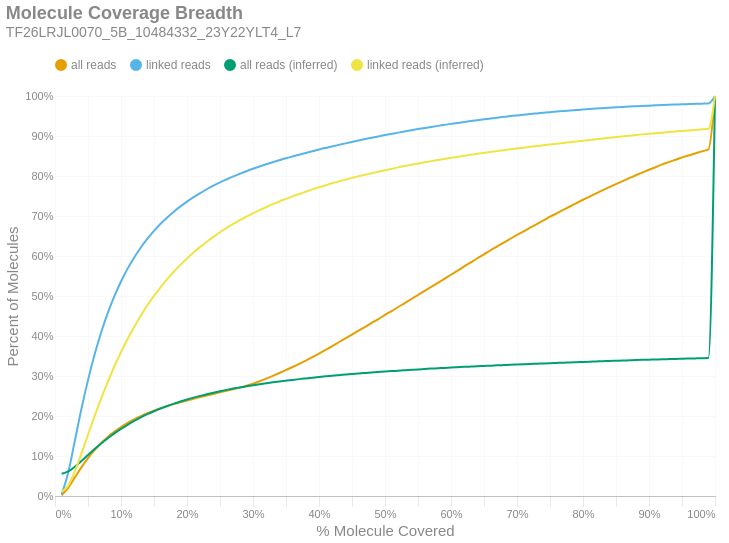

Notebook cell for this chart:
### Markdown cell above
### Molecule Read Coverage
This chart shows molecule coverage breadth as computed by the number of bases aligned to that molecule. In other words, "*how much of each unique long molecule is actually sequenced/aligned?*" Keep in mind there is a distinction between sequences and alignments, since some sequences belonging to a particular molecule may not align well and wouldn't appear in the alignment data. This chart also shows molecule coverage breadth as computed by the *inferred fragment* from which the aligned sequences originate. Unlike read coverage, this calculation takes into account the total insert size, including unsequenced gaps between the forward and reverse reads. Like the previous figures, these are cumulative percents.

### Code cell
if SKIPLR:
    print_html(f"Skipped")
else:
    binned_df = consolidated_hist(valids['coverage_bp'], mask, 0.01, True)
    binned_df_inf = consolidated_hist(valids['coverage_inserts'], mask, 0.01, True)
    binned_df = binned_df.with_columns(pl.lit(binned_df_inf['all reads (cumsum)']).alias('all reads (inferred)'))
    binned_df = binned_df.with_columns(pl.lit(binned_df_inf['linked reads (cumsum)']).alias('linked reads (inferred)'))
    binned_df = binned_df.with_columns(
        (pl.col('bin').cast(pl.Float64) + 0.01).alias('right_edge')
    )

    with SafeRender(binned_df):
        (
            density_plot(binned_df, 'Molecule Coverage Breadth', samplename, 'molcov', ['all reads (inferred)','linked reads (inferred)'])
            .encode(
                #x=alt.X('bin:Q', title="% Molecule Covered").axis(format = '%').scale(padding=0),
                x=alt.X('right_edge:Q', title="% Molecule Covered").axis(format='%').scale(padding=0),
                y=alt.Y('value:Q', title='Percent of Molecules')
                    .axis(format='%')
                    .stack(False)
                    .scale(domainMin=0, padding=0),
                color=alt.Color("key:N").scale(domain = ["all reads", "linked reads", "all reads (inferred)", "linked reads (inferred)"]),
                tooltip = [
                    alt.Tooltip("key:N", title = "Data Type"),
                    alt.Tooltip("range_label:N", title="% Molecule Covered"),
                    alt.Tooltip("value:Q", format = ".2%", title="% Molecules")
                ]
            )
        ).display()

### Figure 1 — Vega-Lite specification as saved in the notebook (floating-point values rounded to 4 significant figures)
{"width": "container", "height": 400, "config": {"title": {"anchor": "start", "dy": -15, "fontSize": 18, "color": "#888888", "subtitleColor": "#888888", "subtitleFontSize": 14}, "arc": {"fill": "#0072B2"}, "axis": {"domainColor": "#888888", "domainWidth": 0.5, "gridWidth": 0.2, "grid": false, "titleFontWeight": 400, "titleFontSize": 15, "labelFontSize": 11, "labelColor": "#888888", "tickColor": "#888888", "tickWidth": 0.2, "titleColor": "#888888"}, "axisBand": {"grid": false}, "axisX": {"grid": true, "tickSize": 10, "domainCap": "round"}, "axisY": {"domain": false, "grid": true, "tickSize": 0, "domainCap": "round"}, "background": "transparent", "header": {"labelFontSize": 15, "labelColor": "#888888", "titleFontSize": 15, "titleFontWeight": 600, "titleColor": "#888888"}, "legend": {"labelFont": "sans-serif", "labelFontSize": 12, "labelColor": "#888888", "symbolSize": 100, "symbolType": "circle", "titleFontSize": 12, "titlePadding": 10, "titleColor": "#888888", "title": null, "orient": "top"}, "range": {"category": ["#E69F00", "#56B4E9", "#009E73", "#F0E442", "#0072B2", "#D55E00", "#CC79A7", "#000000"], "diverging": ["#cfe8f3", "#a2d4ec", "#73bfe2", "#46abdb", "#1696d2", "#12719e"]}, "area": {"fill": "#0072B2", "fillOpacity": 0.7, "line": true, "strokeOpacity": 0.7}, "line": {"color": "#0072B2", "stroke": "#0072B2", "strokeWidth": 2}, "trail": {"color": "#0072B2", "stroke": "#0072B2", "strokeWidth": 0, "size": 1}, "point": {"filled": true, "fillOpacity": 1.0, "size": 95}, "text": {"color": "#888888", "fontSize": 11, "align": "right", "fontWeight": 400, "size": 11}, "bar": {"fill": "#0072B2", "stroke": null}, "view": {"stroke": null, "continuousWidth": 660, "continuousHeight": 400}}, "data": {"name": "data-48408f072668e1bc5ed5cfb0c7bb2456"}, "mark": {"type": "line", "interpolate": "monotone", "point": {"opacity": 0, "size": 275}}, "encoding": {"color": {"field": "key", "scale": {"domain": ["all reads", "linked reads", "all reads (inferred)", "linked reads (inferred)"]}, "type": "nominal"}, "tooltip": [{"field": "key", "title": "Data Type", "type": "nominal"}, {"field": "range_label", "title": "% Molecule Covered", "type": "nominal"}, {"field": "value", "format": ".2%", "title": "% Molecules", "type": "quantitative"}], "x": {"axis": {"format": "%"}, "field": "right_edge", "scale": {"padding": 0}, "title": "% Molecule Covered", "type": "quantitative"}, "y": {"axis": {"format": "%"}, "field": "value", "scale": {"domainMin": 0, "padding": 0}, "stack": false, "title": "Percent of Molecules", "type": "quantitative"}}, "params": [{"name": "param_c36ac31b6afebe62", "select": {"type": "point", "fields": ["key"]}, "bind": "legend"}], "title": {"text": "Molecule Coverage Breadth", "subtitle": "TF26LRJL0070_5B_10484332_23Y22YLT4_L7"}, "transform": [{"fold": ["all reads (cumsum)", "linked reads (cumsum)", "all reads (inferred)", "linked reads (inferred)"]}, {"calculate": "replace(datum.key, ' (cumsum)', '')", "as": "key"}, {"filter": {"param": "param_c36ac31b6afebe62"}}], "usermeta": {"embedOptions": {"downloadFileName": "TF26LRJL0070_5B_10484332_23Y22YLT4_L7.molcov"}}, "$schema": "https://vega.github.io/schema/vega-lite/v6.4.1.json", "datasets": {"data-48408f072668e1bc5ed5cfb0c7bb2456": [{"bin": "0.0", "interval": "0.0-0.01", "all reads": 0.001821, "linked reads": 0.004162, "all reads (cumsum)": 0.001821, "linked reads (cumsum)": 0.004162, "range_label": "0.0-0.01", "all reads (inferred)": 0.0554, "linked reads (inferred)": 0.01016, "right_edge": 0.01}, {"bin": "0.01", "interval": "0.01-0.02", "all reads": 0.01839, "linked reads": 0.0539, "all reads (cumsum)": 0.02021, "linked reads (cumsum)": 0.05806, "range_label": "0.01-0.02", "all reads (inferred)": 0.06134, "linked reads (inferred)": 0.02598, "right_edge": 0.02}, {"bin": "0.02", "interval": "0.02-0.03", "all reads": 0.02598, "linked reads": 0.07959, "all reads (cumsum)": 0.04619, "linked reads (cumsum)": 0.1377, "range_label": "0.02-0.03", "all reads (inferred)": 0.07301, "linked reads (inferred)": 0.06121, "right_edge": 0.03}, {"bin": "0.03", "interval": "0.03-0.04", "all reads": 0.02548, "linked reads": 0.07978, "all reads (cumsum)": 0.07167, "linked reads (cumsum)": 0.2174, "range_label": "0.03-0.04", "all reads (inferred)": 0.08738, "linked reads (inferred)": 0.1057, "right_edge": 0.04}, {"bin": "0.04", "interval": "0.04-0.05", "all reads": 0.02294, "linked reads": 0.07223, "all reads (cumsum)": 0.09461, "linked reads (cumsum)": 0.2897, "range_label": "0.04-0.05", "all reads (inferred)": 0.1025, "linked reads (inferred)": 0.1531, "right_edge": 0.05}, {"bin": "0.05", "interval": "0.05-0.06", "all reads": 0.02017, "linked reads": 0.06382, "all reads (cumsum)": 0.1148, "linked reads (cumsum)": 0.3535, "range_label": "0.05-0.06", "all reads (inferred)": 0.1173, "linked reads (inferred)": 0.1996, "right_edge": 0.06}, {"bin": "0.06", "interval": "0.06-0.07", "all reads": 0.01759, "linked reads": 0.05575, "all reads (cumsum)": 0.1324, "linked reads (cumsum)": 0.4093, "range_label": "0.06-0.07", "all reads (inferred)": 0.1312, "linked reads (inferred)": 0.2439, "right_edge": 0.07}, {"bin": "0.07", "interval": "0.07-0.08", "all reads": 0.01528, "linked reads": 0.04843, "all reads (cumsum)": 0.1477, "linked reads (cumsum)": 0.4577, "range_label": "0.07-0.08", "all reads (inferred)": 0.1444, "linked reads (inferred)": 0.2855, "right_edge": 0.08}, {"bin": "0.08", "interval": "0.08-0.09", "all reads": 0.01321, "linked reads": 0.04184, "all reads (cumsum)": 0.1609, "linked reads (cumsum)": 0.4995, "range_label": "0.08-0.09", "all reads (inferred)": 0.1566, "linked reads (inferred)": 0.3244, "right_edge": 0.09}, {"bin": "0.09", "interval": "0.09-0.1", "all reads": 0.01169, "linked reads": 0.03686, "all reads (cumsum)": 0.1726, "linked reads (cumsum)": 0.5364, "range_label": "0.09-0.1", "all reads (inferred)": 0.1678, "linked reads (inferred)": 0.3598, "right_edge": 0.1}, {"bin": "0.1", "interval": "0.1-0.11", "all reads": 0.01022, "linked reads": 0.03208, "all reads (cumsum)": 0.1828, "linked reads (cumsum)": 0.5685, "range_label": "0.1-0.11", "all reads (inferred)": 0.1781, "linked reads (inferred)": 0.3926, "right_edge": 0.11}, {"bin": "0.11", "interval": "0.11-0.12", "all reads": 0.008943, "linked reads": 0.02792, "all reads (cumsum)": 0.1917, "linked reads (cumsum)": 0.5964, "range_label": "0.11-0.12", "all reads (inferred)": 0.1875, "linked reads (inferred)": 0.4227, "right_edge": 0.12}, {"bin": "0.12", "interval": "0.12-0.13", "all reads": 0.007983, "linked reads": 0.02479, "all reads (cumsum)": 0.1997, "linked reads (cumsum)": 0.6212, "range_label": "0.12-0.13", "all reads (inferred)": 0.1963, "linked reads (inferred)": 0.4508, "right_edge": 0.13}, {"bin": "0.13", "interval": "0.13-0.14", "all reads": 0.007152, "linked reads": 0.02198, "all reads (cumsum)": 0.2069, "linked reads (cumsum)": 0.6431, "range_label": "0.13-0.14", "all reads (inferred)": 0.2045, "linked reads (inferred)": 0.4767, "right_edge": 0.14}, {"bin": "0.14", "interval": "0.14-0.15", "all reads": 0.006524, "linked reads": 0.01974, "all reads (cumsum)": 0.2134, "linked reads (cumsum)": 0.6629, "range_label": "0.14-0.15", "all reads (inferred)": 0.212, "linked reads (inferred)": 0.5004, "right_edge": 0.15}, {"bin": "0.15", "interval": "0.15-0.16", "all reads": 0.005913, "linked reads": 0.01768, "all reads (cumsum)": 0.2193, "linked reads (cumsum)": 0.6806, "range_label": "0.15-0.16", "all reads (inferred)": 0.2187, "linked reads (inferred)": 0.5219, "right_edge": 0.16}, {"bin": "0.16", "interval": "0.16-0.17", "all reads": 0.005415, "linked reads": 0.01583, "all reads (cumsum)": 0.2247, "linked reads (cumsum)": 0.6964, "range_label": "0.16-0.17", "all reads (inferred)": 0.225, "linked reads (inferred)": 0.5419, "right_edge": 0.17}, {"bin": "0.17", "interval": "0.17-0.18", "all reads": 0.005073, "linked reads": 0.01449, "all reads (cumsum)": 0.2298, "linked reads (cumsum)": 0.7109, "range_label": "0.17-0.18", "all reads (inferred)": 0.2308, "linked reads (inferred)": 0.5606, "right_edge": 0.18}, {"bin": "0.18", "interval": "0.18-0.19", "all reads": 0.004721, "linked reads": 0.01308, "all reads (cumsum)": 0.2345, "linked reads (cumsum)": 0.724, "range_label": "0.18-0.19", "all reads (inferred)": 0.2362, "linked reads (inferred)": 0.5778, "right_edge": 0.19}, {"bin": "0.19", "interval": "0.19-0.2", "all reads": 0.004439, "linked reads": 0.01211, "all reads (cumsum)": 0.2389, "linked reads (cumsum)": 0.7361, "range_label": "0.19-0.2", "all reads (inferred)": 0.2413, "linked reads (inferred)": 0.5938, "right_edge": 0.2}, {"bin": "0.2", "interval": "0.2-0.21", "all reads": 0.004162, "linked reads": 0.01098, "all reads (cumsum)": 0.2431, "linked reads (cumsum)": 0.747, "range_label": "0.2-0.21", "all reads (inferred)": 0.246, "linked reads (inferred)": 0.6087, "right_edge": 0.21}, {"bin": "0.21", "interval": "0.21-0.22", "all reads": 0.004045, "linked reads": 0.01027, "all reads (cumsum)": 0.2471, "linked reads (cumsum)": 0.7573, "range_label": "0.21-0.22", "all reads (inferred)": 0.2504, "linked reads (inferred)": 0.6228, "right_edge": 0.22}, {"bin": "0.22", "interval": "0.22-0.23", "all reads": 0.003978, "linked reads": 0.009554, "all reads (cumsum)": 0.2511, "linked reads (cumsum)": 0.7669, "range_label": "0.22-0.23", "all reads (inferred)": 0.2544, "linked reads (inferred)": 0.6357, "right_edge": 0.23}, {"bin": "0.23", "interval": "0.23-0.24", "all reads": 0.003984, "linked reads": 0.008899, "all reads (cumsum)": 0.2551, "linked reads (cumsum)": 0.7758, "range_label": "0.23-0.24", "all reads (inferred)": 0.2583, "linked reads (inferred)": 0.6479, "right_edge": 0.24}, {"bin": "0.24", "interval": "0.24-0.25", "all reads": 0.003923, "linked reads": 0.00829, "all reads (cumsum)": 0.259, "linked reads (cumsum)": 0.7841, "range_label": "0.24-0.25", "all reads (inferred)": 0.2619, "linked reads (inferred)": 0.6593, "right_edge": 0.25}, {"bin": "0.25", "interval": "0.25-0.26", "all reads": 0.003798, "linked reads": 0.007562, "all reads (cumsum)": 0.2628, "linked reads (cumsum)": 0.7916, "range_label": "0.25-0.26", "all reads (inferred)": 0.2653, "linked reads (inferred)": 0.6702, "right_edge": 0.26}, {"bin": "0.26", "interval": "0.26-0.27", "all reads": 0.003943, "linked reads": 0.00726, "all reads (cumsum)": 0.2668, "linked reads (cumsum)": 0.7989, "range_label": "0.26-0.27", "all reads (inferred)": 0.2685, "linked reads (inferred)": 0.6803, "right_edge": 0.27}, {"bin": "0.27", "interval": "0.27-0.28", "all reads": 0.004216, "linked reads": 0.00663, "all reads (cumsum)": 0.271, "linked reads (cumsum)": 0.8055, "range_label": "0.27-0.28", "all reads (inferred)": 0.2715, "linked reads (inferred)": 0.6896, "right_edge": 0.28}, {"bin": "0.28", "interval": "0.28-0.29", "all reads": 0.004671, "linked reads": 0.006456, "all reads (cumsum)": 0.2757, "linked reads (cumsum)": 0.812, "range_label": "0.28-0.29", "all reads (inferred)": 0.2742, "linked reads (inferred)": 0.6983, "right_edge": 0.29}, {"bin": "0.29", "interval": "0.29-0.3", "all reads": 0.005271, "linked reads": 0.006067, "all reads (cumsum)": 0.2809, "linked reads (cumsum)": 0.818, "range_label": "0.29-0.3", "all reads (inferred)": 0.2769, "linked reads (inferred)": 0.7067, "right_edge": 0.3}, {"bin": "0.3", "interval": "0.3-0.31", "all reads": 0.005877, "linked reads": 0.005819, "all reads (cumsum)": 0.2868, "linked reads (cumsum)": 0.8239, "range_label": "0.3-0.31", "all reads (inferred)": 0.2794, "linked reads (inferred)": 0.7147, "right_edge": 0.31}, {"bin": "0.31", "interval": "0.31-0.32", "all reads": 0.006547, "linked reads": 0.005438, "all reads (cumsum)": 0.2934, "linked reads (cumsum)": 0.8293, "range_label": "0.31-0.32", "all reads (inferred)": 0.2818, "linked reads (inferred)": 0.7222, "right_edge": 0.32}, {"bin": "0.32", "interval": "0.32-0.33", "all reads": 0.006972, "linked reads": 0.005208, "all reads (cumsum)": 0.3003, "linked reads (cumsum)": 0.8345, "range_label": "0.32-0.33", "all reads (inferred)": 0.2841, "linked reads (inferred)": 0.7295, "right_edge": 0.33}, {"bin": "0.33", "interval": "0.33-0.34", "all reads": 0.007152, "linked reads": 0.005009, "all reads (cumsum)": 0.3075, "linked reads (cumsum)": 0.8395, "range_label": "0.33-0.34", "all reads (inferred)": 0.2863, "linked reads (inferred)": 0.7364, "right_edge": 0.34}, {"bin": "0.34", "interval": "0.34-0.35", "all reads": 0.007479, "linked reads": 0.004918, "all reads (cumsum)": 0.315, "linked reads (cumsum)": 0.8444, "range_label": "0.34-0.35", "all reads (inferred)": 0.2883, "linked reads (inferred)": 0.7427, "right_edge": 0.35}, {"bin": "0.35", "interval": "0.35-0.36", "all reads": 0.007615, "linked reads": 0.004534, "all reads (cumsum)": 0.3226, "linked reads (cumsum)": 0.849, "range_label": "0.35-0.36", "all reads (inferred)": 0.2903, "linked reads (inferred)": 0.749, "right_edge": 0.36}, {"bin": "0.36", "interval": "0.36-0.37", "all reads": 0.007886, "linked reads": 0.004378, "all reads (cumsum)": 0.3305, "linked reads (cumsum)": 0.8533, "range_label": "0.36-0.37", "all reads (inferred)": 0.2922, "linked reads (inferred)": 0.7549, "right_edge": 0.37}, {"bin": "0.37", "interval": "0.37-0.38", "all reads": 0.008238, "linked reads": 0.004336, "all reads (cumsum)": 0.3387, "linked reads (cumsum)": 0.8577, "range_label": "0.37-0.38", "all reads (inferred)": 0.294, "linked reads (inferred)": 0.7607, "right_edge": 0.38}, {"bin": "0.38", "interval": "0.38-0.39", "all reads": 0.008511, "linked reads": 0.004181, "all reads (cumsum)": 0.3472, "linked reads (cumsum)": 0.8619, "range_label": "0.38-0.39", "all reads (inferred)": 0.2958, "linked reads (inferred)": 0.7664, "right_edge": 0.39}, {"bin": "0.39", "interval": "0.39-0.4", "all reads": 0.008914, "linked reads": 0.004322, "all reads (cumsum)": 0.3561, "linked reads (cumsum)": 0.8662, "range_label": "0.39-0.4", "all reads (inferred)": 0.2975, "linked reads (inferred)": 0.7717, "right_edge": 0.4}, {"bin": "0.4", "interval": "0.4-0.41", "all reads": 0.009156, "linked reads": 0.003996, "all reads (cumsum)": 0.3653, "linked reads (cumsum)": 0.8702, "range_label": "0.4-0.41", "all reads (inferred)": 0.2991, "linked reads (inferred)": 0.7768, "right_edge": 0.41}, {"bin": "0.41", "interval": "0.41-0.42", "all reads": 0.009445, "linked reads": 0.003864, "all reads (cumsum)": 0.3747, "linked reads (cumsum)": 0.874, "range_label": "0.41-0.42", "all reads (inferred)": 0.3007, "linked reads (inferred)": 0.7817, "right_edge": 0.42}, {"bin": "0.42", "interval": "0.42-0.43", "all reads": 0.00965, "linked reads": 0.003807, "all reads (cumsum)": 0.3844, "linked reads (cumsum)": 0.8778, "range_label": "0.42-0.43", "all reads (inferred)": 0.3021, "linked reads (inferred)": 0.7863, "right_edge": 0.43}, {"bin": "0.43", "interval": "0.43-0.44", "all reads": 0.009579, "linked reads": 0.003662, "all reads (cumsum)": 0.394, "linked reads (cumsum)": 0.8815, "range_label": "0.43-0.44", "all reads (inferred)": 0.3036, "linked reads (inferred)": 0.7909, "right_edge": 0.44}, {"bin": "0.44", "interval": "0.44-0.45", "all reads": 0.009626, "linked reads": 0.003739, "all reads (cumsum)": 0.4036, "linked reads (cumsum)": 0.8852, "range_label": "0.44-0.45", "all reads (inferred)": 0.305, "linked reads (inferred)": 0.7953, "right_edge": 0.45}, {"bin": "0.45", "interval": "0.45-0.46", "all reads": 0.009717, "linked reads": 0.003545, "all reads (cumsum)": 0.4133, "linked reads (cumsum)": 0.8888, "range_label": "0.45-0.46", "all reads (inferred)": 0.3063, "linked reads (inferred)": 0.7994, "right_edge": 0.46}, {"bin": "0.46", "interval": "0.46-0.47", "all reads": 0.009664, "linked reads": 0.003502, "all reads (cumsum)": 0.423, "linked reads (cumsum)": 0.8923, "range_label": "0.46-0.47", "all reads (inferred)": 0.3075, "linked reads (inferred)": 0.8032, "right_edge": 0.47}, {"bin": "0.47", "interval": "0.47-0.48", "all reads": 0.009757, "linked reads": 0.003399, "all reads (cumsum)": 0.4327, "linked reads (cumsum)": 0.8957, "range_label": "0.47-0.48", "all reads (inferred)": 0.3088, "linked reads (inferred)": 0.807, "right_edge": 0.48}, {"bin": "0.48", "interval": "0.48-0.49", "all reads": 0.009553, "linked reads": 0.003306, "all reads (cumsum)": 0.4423, "linked reads (cumsum)": 0.899, "range_label": "0.48-0.49", "all reads (inferred)": 0.31, "linked reads (inferred)": 0.8108, "right_edge": 0.49}, {"bin": "0.49", "interval": "0.49-0.5", "all reads": 0.01066, "linked reads": 0.00329, "all reads (cumsum)": 0.4529, "linked reads (cumsum)": 0.9023, "range_label": "0.49-0.5", "all reads (inferred)": 0.3112, "linked reads (inferred)": 0.8145, "right_edge": 0.5}, {"bin": "0.5", "interval": "0.5-0.51", "all reads": 0.009265, "linked reads": 0.003088, "all reads (cumsum)": 0.4622, "linked reads (cumsum)": 0.9054, "range_label": "0.5-0.51", "all reads (inferred)": 0.3122, "linked reads (inferred)": 0.8179, "right_edge": 0.51}, {"bin": "0.51", "interval": "0.51-0.52", "all reads": 0.01032, "linked reads": 0.003091, "all reads (cumsum)": 0.4725, "linked reads (cumsum)": 0.9085, "range_label": "0.51-0.52", "all reads (inferred)": 0.3134, "linked reads (inferred)": 0.8216, "right_edge": 0.52}, {"bin": "0.52", "interval": "0.52-0.53", "all reads": 0.009902, "linked reads": 0.002997, "all reads (cumsum)": 0.4824, "linked reads (cumsum)": 0.9115, "range_label": "0.52-0.53", "all reads (inferred)": 0.3145, "linked reads (inferred)": 0.8249, "right_edge": 0.53}, {"bin": "0.53", "interval": "0.53-0.54", "all reads": 0.01008, "linked reads": 0.002953, "all reads (cumsum)": 0.4925, "linked reads (cumsum)": 0.9144, "range_label": "0.53-0.54", "all reads (inferred)": 0.3155, "linked reads (inferred)": 0.828, "right_edge": 0.54}, {"bin": "0.54", "interval": "0.54-0.55", "all reads": 0.00997, "linked reads": 0.002849, "all reads (cumsum)": 0.5025, "linked reads (cumsum)": 0.9173, "range_label": "0.54-0.55", "all reads (inferred)": 0.3165, "linked reads (inferred)": 0.8313, "right_edge": 0.55}, {"bin": "0.55", "interval": "0.55-0.56", "all reads": 0.01017, "linked reads": 0.002722, "all reads (cumsum)": 0.5126, "linked reads (cumsum)": 0.92, "range_label": "0.55-0.56", "all reads (inferred)": 0.3175, "linked reads (inferred)": 0.8342, "right_edge": 0.56}, {"bin": "0.56", "interval": "0.56-0.57", "all reads": 0.01008, "linked reads": 0.002689, "all reads (cumsum)": 0.5227, "linked reads (cumsum)": 0.9227, "range_label": "0.56-0.57", "all reads (inferred)": 0.3185, "linked reads (inferred)": 0.8372, "right_edge": 0.57}, {"bin": "0.57", "interval": "0.57-0.58", "all reads": 0.009842, "linked reads": 0.002615, "all reads (cumsum)": 0.5326, "linked reads (cumsum)": 0.9253, "range_label": "0.57-0.58", "all reads (inferred)": 0.3193, "linked reads (inferred)": 0.8399, "right_edge": 0.58}, {"bin": "0.58", "interval": "0.58-0.59", "all reads": 0.01008, "linked reads": 0.002521, "all reads (cumsum)": 0.5426, "linked reads (cumsum)": 0.9278, "range_label": "0.58-0.59", "all reads (inferred)": 0.3202, "linked reads (inferred)": 0.8427, "right_edge": 0.59}, {"bin": "0.59", "interval": "0.59-0.6", "all reads": 0.01051, "linked reads": 0.0025, "all reads (cumsum)": 0.5531, "linked reads (cumsum)": 0.9303, "range_label": "0.59-0.6", "all reads (inferred)": 0.3211, "linked reads (inferred)": 0.8454, "right_edge": 0.6}, {"bin": "0.6", "interval": "0.6-0.61", "all reads": 0.01024, "linked reads": 0.002458, "all reads (cumsum)": 0.5634, "linked reads (cumsum)": 0.9328, "range_label": "0.6-0.61", "all reads (inferred)": 0.322, "linked reads (inferred)": 0.848, "right_edge": 0.61}, {"bin": "0.61", "interval": "0.61-0.62", "all reads": 0.0106, "linked reads": 0.002344, "all reads (cumsum)": 0.574, "linked reads (cumsum)": 0.9351, "range_label": "0.61-0.62", "all reads (inferred)": 0.3228, "linked reads (inferred)": 0.8506, "right_edge": 0.62}, {"bin": "0.62", "interval": "0.62-0.63", "all reads": 0.01019, "linked reads": 0.002241, "all reads (cumsum)": 0.5842, "linked reads (cumsum)": 0.9374, "range_label": "0.62-0.63", "all reads (inferred)": 0.3236, "linked reads (inferred)": 0.853, "right_edge": 0.63}, {"bin": "0.63", "interval": "0.63-0.64", "all reads": 0.01017, "linked reads": 0.002222, "all reads (cumsum)": 0.5943, "linked reads (cumsum)": 0.9396, "range_label": "0.63-0.64", "all reads (inferred)": 0.3244, "linked reads (inferred)": 0.8554, "right_edge": 0.64}, {"bin": "0.64", "interval": "0.64-0.65", "all reads": 0.009792, "linked reads": 0.002057, "all reads (cumsum)": 0.6041, "linked reads (cumsum)": 0.9416, "range_label": "0.64-0.65", "all reads (inferred)": 0.3251, "linked reads (inferred)": 0.8577, "right_edge": 0.65}, {"bin": "0.65", "interval": "0.65-0.66", "all reads": 0.01021, "linked reads": 0.002169, "all reads (cumsum)": 0.6143, "linked reads (cumsum)": 0.9438, "range_label": "0.65-0.66", "all reads (inferred)": 0.3259, "linked reads (inferred)": 0.86, "right_edge": 0.66}, {"bin": "0.66", "interval": "0.66-0.67", "all reads": 0.009593, "linked reads": 0.002077, "all reads (cumsum)": 0.6239, "linked reads (cumsum)": 0.9459, "range_label": "0.66-0.67", "all reads (inferred)": 0.3266, "linked reads (inferred)": 0.8622, "right_edge": 0.67}, {"bin": "0.67", "interval": "0.67-0.68", "all reads": 0.009753, "linked reads": 0.001933, "all reads (cumsum)": 0.6337, "linked reads (cumsum)": 0.9478, "range_label": "0.67-0.68", "all reads (inferred)": 0.3274, "linked reads (inferred)": 0.8645, "right_edge": 0.68}, {"bin": "0.68", "interval": "0.68-0.69", "all reads": 0.009443, "linked reads": 0.001924, "all reads (cumsum)": 0.6431, "linked reads (cumsum)": 0.9497, "range_label": "0.68-0.69", "all reads (inferred)": 0.3281, "linked reads (inferred)": 0.8668, "right_edge": 0.69}, {"bin": "0.69", "interval": "0.69-0.7", "all reads": 0.009401, "linked reads": 0.001809, "all reads (cumsum)": 0.6525, "linked reads (cumsum)": 0.9515, "range_label": "0.69-0.7", "all reads (inferred)": 0.3288, "linked reads (inferred)": 0.8688, "right_edge": 0.7}, {"bin": "0.7", "interval": "0.7-0.71", "all reads": 0.009157, "linked reads": 0.001772, "all reads (cumsum)": 0.6617, "linked reads (cumsum)": 0.9533, "range_label": "0.7-0.71", "all reads (inferred)": 0.3295, "linked reads (inferred)": 0.8709, "right_edge": 0.71}, {"bin": "0.71", "interval": "0.71-0.72", "all reads": 0.009071, "linked reads": 0.001694, "all reads (cumsum)": 0.6708, "linked reads (cumsum)": 0.955, "range_label": "0.71-0.72", "all reads (inferred)": 0.3302, "linked reads (inferred)": 0.8729, "right_edge": 0.72}, {"bin": "0.72", "interval": "0.72-0.73", "all reads": 0.009159, "linked reads": 0.001534, "all reads (cumsum)": 0.6799, "linked reads (cumsum)": 0.9565, "range_label": "0.72-0.73", "all reads (inferred)": 0.3308, "linked reads (inferred)": 0.8748, "right_edge": 0.73}, {"bin": "0.73", "interval": "0.73-0.74", "all reads": 0.008967, "linked reads": 0.001523, "all reads (cumsum)": 0.6889, "linked reads (cumsum)": 0.9581, "range_label": "0.73-0.74", "all reads (inferred)": 0.3315, "linked reads (inferred)": 0.8769, "right_edge": 0.74}, {"bin": "0.74", "interval": "0.74-0.75", "all reads": 0.009256, "linked reads": 0.001536, "all reads (cumsum)": 0.6981, "linked reads (cumsum)": 0.9596, "range_label": "0.74-0.75", "all reads (inferred)": 0.3321, "linked reads (inferred)": 0.8789, "right_edge": 0.75}, {"bin": "0.75", "interval": "0.75-0.76", "all reads": 0.008516, "linked reads": 0.001354, "all reads (cumsum)": 0.7067, "linked reads (cumsum)": 0.961, "range_label": "0.75-0.76", "all reads (inferred)": 0.3328, "linked reads (inferred)": 0.8808, "right_edge": 0.76}, {"bin": "0.76", "interval": "0.76-0.77", "all reads": 0.008538, "linked reads": 0.001447, "all reads (cumsum)": 0.7152, "linked reads (cumsum)": 0.9624, "range_label": "0.76-0.77", "all reads (inferred)": 0.3334, "linked reads (inferred)": 0.8826, "right_edge": 0.77}, {"bin": "0.77", "interval": "0.77-0.78", "all reads": 0.008535, "linked reads": 0.001293, "all reads (cumsum)": 0.7237, "linked reads (cumsum)": 0.9637, "range_label": "0.77-0.78", "all reads (inferred)": 0.334, "linked reads (inferred)": 0.8845, "right_edge": 0.78}, {"bin": "0.78", "interval": "0.78-0.79", "all reads": 0.008302, "linked reads": 0.001263, "all reads (cumsum)": 0.732, "linked reads (cumsum)": 0.965, "range_label": "0.78-0.79", "all reads (inferred)": 0.3346, "linked reads (inferred)": 0.8864, "right_edge": 0.79}, {"bin": "0.79", "interval": "0.79-0.8", "all reads": 0.008599, "linked reads": 0.001236, "all reads (cumsum)": 0.7406, "linked reads (cumsum)": 0.9662, "range_label": "0.79-0.8", "all reads (inferred)": 0.3352, "linked reads (inferred)": 0.8883, "right_edge": 0.8}, {"bin": "0.8", "interval": "0.8-0.81", "all reads": 0.007915, "linked reads": 0.00112, "all reads (cumsum)": 0.7486, "linked reads (cumsum)": 0.9673, "range_label": "0.8-0.81", "all reads (inferred)": 0.3358, "linked reads (inferred)": 0.8901, "right_edge": 0.81}, {"bin": "0.81", "interval": "0.81-0.82", "all reads": 0.007946, "linked reads": 0.001205, "all reads (cumsum)": 0.7565, "linked reads (cumsum)": 0.9685, "range_label": "0.81-0.82", "all reads (inferred)": 0.3364, "linked reads (inferred)": 0.8919, "right_edge": 0.82}, {"bin": "0.82", "interval": "0.82-0.83", "all reads": 0.008013, "linked reads": 0.001061, "all reads (cumsum)": 0.7645, "linked reads (cumsum)": 0.9696, "range_label": "0.82-0.83", "all reads (inferred)": 0.337, "linked reads (inferred)": 0.8937, "right_edge": 0.83}, {"bin": "0.83", "interval": "0.83-0.84", "all reads": 0.007771, "linked reads": 0.001053, "all reads (cumsum)": 0.7723, "linked reads (cumsum)": 0.9706, "range_label": "0.83-0.84", "all reads (inferred)": 0.3376, "linked reads (inferred)": 0.8956, "right_edge": 0.84}, {"bin": "0.84", "interval": "0.84-0.85", "all reads": 0.007543, "linked reads": 0.001025, "all reads (cumsum)": 0.7798, "linked reads (cumsum)": 0.9717, "range_label": "0.84-0.85", "all reads (inferred)": 0.3381, "linked reads (inferred)": 0.8973, "right_edge": 0.85}, {"bin": "0.85", "interval": "0.85-0.86", "all reads": 0.007433, "linked reads": 0.0009907, "all reads (cumsum)": 0.7873, "linked reads (cumsum)": 0.9727, "range_label": "0.85-0.86", "all reads (inferred)": 0.3387, "linked reads (inferred)": 0.8991, "right_edge": 0.86}, {"bin": "0.86", "interval": "0.86-0.87", "all reads": 0.007237, "linked reads": 0.0008873, "all reads (cumsum)": 0.7945, "linked reads (cumsum)": 0.9735, "range_label": "0.86-0.87", "all reads (inferred)": 0.3393, "linked reads (inferred)": 0.9008, "right_edge": 0.87}, {"bin": "0.87", "interval": "0.87-0.88", "all reads": 0.007287, "linked reads": 0.0008238, "all reads (cumsum)": 0.8018, "linked reads (cumsum)": 0.9744, "range_label": "0.87-0.88", "all reads (inferred)": 0.3398, "linked reads (inferred)": 0.9025, "right_edge": 0.88}, {"bin": "0.88", "interval": "0.88-0.89", "all reads": 0.006969, "linked reads": 0.0008003, "all reads (cumsum)": 0.8087, "linked reads (cumsum)": 0.9752, "range_label": "0.88-0.89", "all reads (inferred)": 0.3403, "linked reads (inferred)": 0.9041, "right_edge": 0.89}, {"bin": "0.89", "interval": "0.89-0.9", "all reads": 0.006958, "linked reads": 0.000741, "all reads (cumsum)": 0.8157, "linked reads (cumsum)": 0.9759, "range_label": "0.89-0.9", "all reads (inferred)": 0.3408, "linked reads (inferred)": 0.9055, "right_edge": 0.9}, {"bin": "0.9", "interval": "0.9-0.91", "all reads": 0.006289, "linked reads": 0.0007631, "all reads (cumsum)": 0.822, "linked reads (cumsum)": 0.9767, "range_label": "0.9-0.91", "all reads (inferred)": 0.3413, "linked reads (inferred)": 0.9069, "right_edge": 0.91}, {"bin": "0.91", "interval": "0.91-0.92", "all reads": 0.006997, "linked reads": 0.000752, "all reads (cumsum)": 0.829, "linked reads (cumsum)": 0.9774, "range_label": "0.91-0.92", "all reads (inferred)": 0.3417, "linked reads (inferred)": 0.9084, "right_edge": 0.92}, {"bin": "0.92", "interval": "0.92-0.93", "all reads": 0.005597, "linked reads": 0.0006899, "all reads (cumsum)": 0.8346, "linked reads (cumsum)": 0.9781, "range_label": "0.92-0.93", "all reads (inferred)": 0.3422, "linked reads (inferred)": 0.9098, "right_edge": 0.93}, {"bin": "0.93", "interval": "0.93-0.94", "all reads": 0.005885, "linked reads": 0.0005892, "all reads (cumsum)": 0.8405, "linked reads (cumsum)": 0.9787, "range_label": "0.93-0.94", "all reads (inferred)": 0.3426, "linked reads (inferred)": 0.9112, "right_edge": 0.94}, {"bin": "0.94", "interval": "0.94-0.95", "all reads": 0.005936, "linked reads": 0.0005878, "all reads (cumsum)": 0.8464, "linked reads (cumsum)": 0.9793, "range_label": "0.94-0.95", "all reads (inferred)": 0.3431, "linked reads (inferred)": 0.9125, "right_edge": 0.95}, {"bin": "0.95", "interval": "0.95-0.96", "all reads": 0.00479, "linked reads": 0.0005216, "all reads (cumsum)": 0.8512, "linked reads (cumsum)": 0.9798, "range_label": "0.95-0.96", "all reads (inferred)": 0.3435, "linked reads (inferred)": 0.9139, "right_edge": 0.96}, {"bin": "0.96", "interval": "0.96-0.97", "all reads": 0.005234, "linked reads": 0.0005575, "all reads (cumsum)": 0.8564, "linked reads (cumsum)": 0.9804, "range_label": "0.96-0.97", "all reads (inferred)": 0.344, "linked reads (inferred)": 0.9153, "right_edge": 0.97}, {"bin": "0.97", "interval": "0.97-0.98", "all reads": 0.005107, "linked reads": 0.0004774, "all reads (cumsum)": 0.8615, "linked reads (cumsum)": 0.9808, "range_label": "0.97-0.98", "all reads (inferred)": 0.3445, "linked reads (inferred)": 0.9166, "right_edge": 0.98}, {"bin": "0.98", "interval": "0.98-0.99", "all reads": 0.004819, "linked reads": 0.0004705, "all reads (cumsum)": 0.8664, "linked reads (cumsum)": 0.9813, "range_label": "0.98-0.99", "all reads (inferred)": 0.345, "linked reads (inferred)": 0.918, "right_edge": 0.99}, {"bin": "0.99", "interval": "0.99-1.0", "all reads": 0.1336, "linked reads": 0.01868, "all reads (cumsum)": 1.0, "linked reads (cumsum)": 1.0, "range_label": "0.99-1.0", "all reads (inferred)": 1.0, "linked reads (inferred)": 1.0, "right_edge": 1.0}]}}
